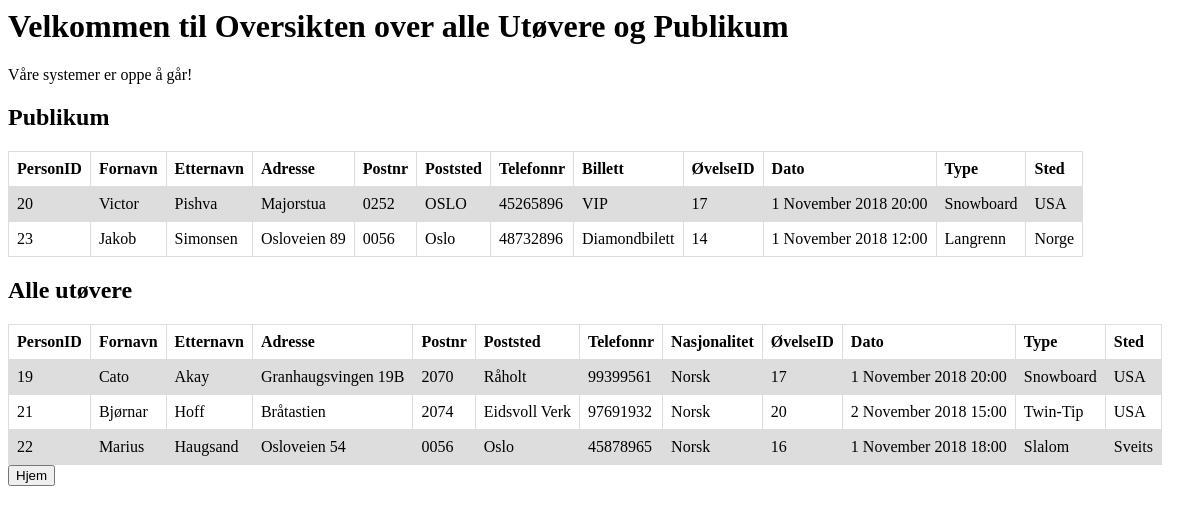
/Oversikt.php, run on the app's committed database.
### tables this page shows
CREATE TABLE `person` (
  `PersonID` int(11) NOT NULL,
  `Fornavn` varchar(50) NOT NULL,
  `Etternavn` varchar(50) NOT NULL,
  `Adresse` varchar(50) NOT NULL,
  `Postnr` char(4) NOT NULL,
  `Poststed` varchar(50) NOT NULL,
  `Telefonnr` char(9) NOT NULL
);

CREATE TABLE `publikum` (
  `Biletttype` varchar(50) NOT NULL,
  `person_PersonID` int(11) NOT NULL
);

### Oversikt.php (the view, shortened to what this page needs)
<head>
    <link rel="stylesheet" href="design.css" type="text/css">
</head>
<h1>Velkommen til Oversikten over alle Utøvere og Publikum</h1>
<?php
include ('Hondterer.php');
$h4 = new Hondterer();
$h4->tilkobligTest();
$sql = "SELECT * FROM person, publikum, øvelse_has_person, øvelse WHERE person.PersonID = publikum.person_PersonID AND person.PersonID = øvelse_has_person.person_PersonID AND øvelse_has_person.øvelse_ØvelseID = øvelse.ØvelseID;";
$resultat = mysqli_query($h4->getConn(),$sql);
echo '<h2>Publikum</h2>';
echo ' <table>
 <tr>
    <th>PersonID</th>
    <th>Fornavn</th>
    <th>Etternavn</th>
    <th>Adresse</th>
    <th>Postnr</th>
    <th>Poststed</th>
    <th>Telefonnr</th>
    <th>Billett</th>
    <th>ØvelseID</th>
    <th>Dato</th>
    <th>Type</th>
    <th>Sted</th>
 </tr>';
while($row = mysqli_fetch_assoc($resultat)) {
    echo '<tr>';
    echo '<td>'.$row["PersonID"].'</td>';
    echo '<td>'.$row["Fornavn"].'</td>';
    echo '<td>'.$row["Etternavn"].'</td>';
    echo '<td>'.$row["Adresse"].'</td>';
    echo '<td>'.$row["Postnr"].'</td>';
    echo '<td>'.$row["Poststed"].'</td>';
    echo '<td>'.$row["Telefonnr"].'</td>';
    echo '<td>'.$row["Biletttype"].'</td>';
    echo '<td>'.$row["ØvelseID"].'</td>';
    echo '<td>'.$row["Dato-Tid"].'</td>';
    echo '<td>'.$row["Type"].'</td>';
    echo '<td>'.$row["Sted"].'</td>';
    echo '</tr>';
}
echo '</table>';
echo '<h2>Alle utøvere</h2>';
$sql2 = "SELECT * FROM person, utøver, øvelse_has_person, øvelse WHERE person.PersonID = utøver.person_PersonID AND person.PersonID = øvelse_has_person.person_PersonID AND øvelse_has_person.øvelse_ØvelseID = øvelse.ØvelseID;";
$resultat = mysqli_query($h4->getConn(),$sql2);
echo ' <table>
 <tr>
    <th>PersonID</th>
    <th>Fornavn</th>
    <th>Etternavn</th>
    <th>Adresse</th>
    <th>Postnr</th>
    <th>Poststed</th>
    <th>Telefonnr</th>
    <th>Nasjonalitet</th>
    <th>ØvelseID</th>
    <th>Dato</th>
    <th>Type</th>
    <th>Sted</th>
 </tr>';
while($row = mysqli_fetch_assoc($resultat)) {
    echo '<tr>';
    echo '<td>'.$row["PersonID"].'</td>';
    echo '<td>'.$row["Fornavn"].'</td>';
    echo '<td>'.$row["Etternavn"].'</td>';
    echo '<td>'.$row["Adresse"].'</td>';
    echo '<td>'.$row["Postnr"].'</td>';
    echo '<td>'.$row["Poststed"].'</td>';
    echo '<td>'.$row["Telefonnr"].'</td>';
    echo '<td>'.$row["Nasjonalitet"].'</td>';
    echo '<td>'.$row["ØvelseID"].'</td>';
    echo '<td>'.$row["Dato-Tid"].'</td>';
    echo '<td>'.$row["Type"].'</td>';
    echo '<td>'.$row["Sted"].'</td>';
    echo '</tr>';
}
echo '</table>';
?>
<a href="index.php"><button value="Hjem2" name="Hjem2">Hjem</button></a>

### Hondterer.php (shortened to what this page needs)
<?php
class Hondterer{
    public $conn;
    public function tilkobligTest(){
        $this->conn = mysqli_connect("localhost", "root", "", "nummer1");
        if (!$this->conn) {
            die("Connection failed: " . mysqli_connect_error());
        }else {
            echo "Våre systemer er oppe å går!";
            mysqli_set_charset($this->conn, "utf8");
        }
    }
    public function getConn(){
        return $this->conn;
    }
}

### design.css (style rules this page uses)
table { border-collapse: collapse; }
td, th { border: 1px solid #dddddd; text-align: left; padding: 8px; }
tr:nth-child(even) { background-color: #dddddd; }

### data on the page
person: PersonID "20", Fornavn "Victor", Etternavn "Pishva", Adresse "Majorstua", Postnr "0252", Poststed "OSLO", Telefonnr "45265896", publikum.Biletttype "VIP", øvelse.ØvelseID "17", øvelse.Dato-Tid "1 November 2018 20:00", øvelse.Type "Snowboard", øvelse.Sted "USA"
person: PersonID "23", Fornavn "Jakob", Etternavn "Simonsen", Adresse "Osloveien 89", Postnr "0056", Poststed "Oslo", Telefonnr "48732896", publikum.Biletttype "Diamondbilett", øvelse.ØvelseID "14", øvelse.Dato-Tid "1 November 2018 12:00", øvelse.Type "Langrenn", øvelse.Sted "Norge"
person: PersonID "19", Fornavn "Cato", Etternavn "Akay", Adresse "Granhaugsvingen 19B", Postnr "2070", Poststed "Råholt", Telefonnr "99399561", utøver.Nasjonalitet "Norsk", øvelse.ØvelseID "17", øvelse.Dato-Tid "1 November 2018 20:00", øvelse.Type "Snowboard", øvelse.Sted "USA"
person: PersonID "21", Fornavn "Bjørnar", Etternavn "Hoff", Adresse "Bråtastien", Postnr "2074", Poststed "Eidsvoll Verk", Telefonnr "97691932", utøver.Nasjonalitet "Norsk", øvelse.ØvelseID "20", øvelse.Dato-Tid "2 November 2018 15:00", øvelse.Type "Twin-Tip", øvelse.Sted "USA"
person: PersonID "22", Fornavn "Marius", Etternavn "Haugsand", Adresse "Osloveien 54", Postnr "0056", Poststed "Oslo", Telefonnr "45878965", utøver.Nasjonalitet "Norsk", øvelse.ØvelseID "16", øvelse.Dato-Tid "1 November 2018 18:00", øvelse.Type "Slalom", øvelse.Sted "Sveits"
